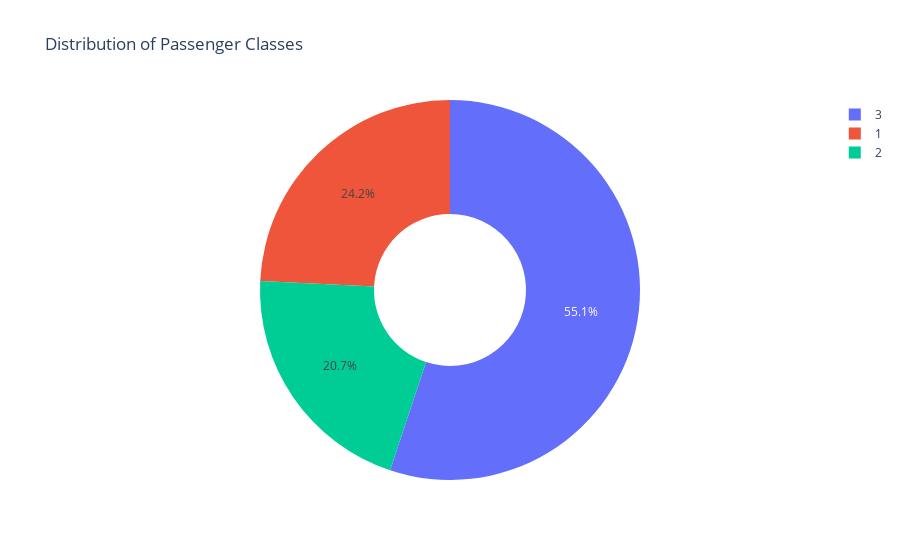

Notebook code cell kept with this figure:
### Markdown cell above
## Pie Chart
Let's visualize the proportion of passengers by class.

### Code cell
fig = px.pie(
    df,
    names='Pclass',
    title="Distribution of Passenger Classes",
    hole=0.4  # makes it a donut chart
)
fig.show()

### Figure 1 — Plotly figure (JSON) as saved in the notebook; plotly's stock layout.template omitted (floating-point values rounded to 4 significant figures; data arrays with more than 128 entries replaced by an {"elided": "..."} marker saying what was removed)
{"data": [{"domain": {"x": [0.0, 1.0], "y": [0.0, 1.0]}, "hole": 0.4, "hovertemplate": "Pclass=%{label}<extra></extra>", "labels": {"elided": "891 int values"}, "legendgroup": "", "name": "", "showlegend": true, "type": "pie"}], "layout": {"legend": {"tracegroupgap": 0}, "title": {"text": "Distribution of Passenger Classes"}}}
